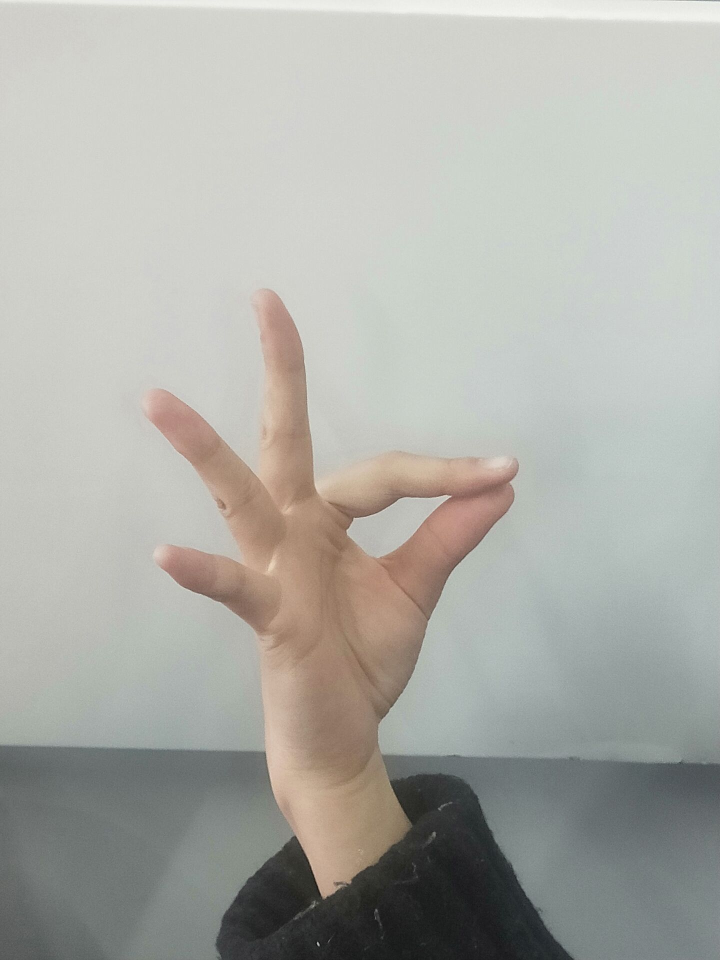
#> input picture gestures/f_template.jpg, 1440 x 1920 px, found by its file name (shown at 1/2 size)
$ python initialization_run.py
#> lines starting #> are read from the running program, lines starting #| are printed output that depends on the picture; after the words box and inside, x2 and y2 are one past the last pixel; in counts of white or black regions, pixels touching at a corner belong together
### image.py
# -*- coding: utf-8 -*-
__verson__ = 2.0
__copyright__ = "Yinru Ye(320180940480), Wanfeng Zhu(320180940691),"
"Qiyuan Zhang(320180940541), Haoqiu Yan(320180940440) Copyright 2019"

import numpy as np
import cv2


class Image(object):
    def __init__(self, image_path):
#> called with image_path = 'gestures\\f_template.jpg'
        self.image_path = image_path
        self.row = cv2.imread(self.image_path).shape[0]
#> self.row = 1920
        self.col = cv2.imread(self.image_path).shape[1]
#> self.col = 1440
#> call 2 of __init__, with image_path = 'gestures\\l_template.jpg'
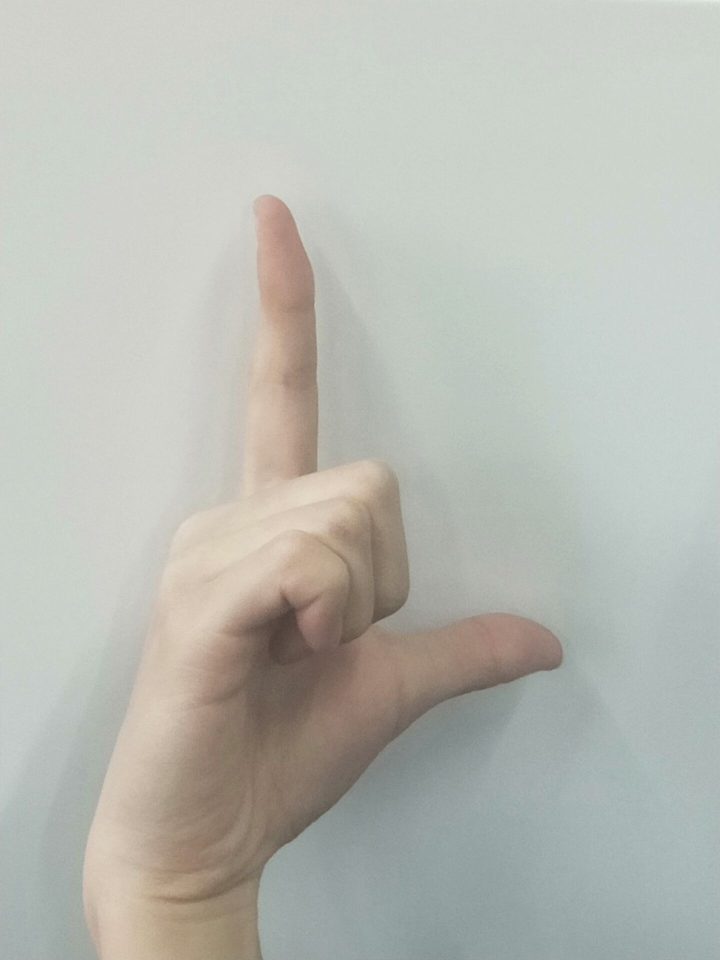
#> input picture gestures/l_template.jpg, 1440 x 1920 px, found by its file name (shown at 1/2 size)
        self.image_skin_path = ''
        self.hash_str = ''

    @property
    def gray_read(self):
        return cv2.imread(self.image_path, cv2.IMREAD_GRAYSCALE)

    @property
    def color_read(self):
        return cv2.imread(self.image_path, cv2.IMREAD_COLOR)
#> returned value is the input picture: shape (1920, 1440, 3); mean B, G, R 167.8, 173.7, 173.3

    @property
    def unchanged_read(self):
        return cv2.imread(self.image_path, cv2.IMREAD_UNCHANGED)

    # [28 lines left out: functions skin_recognition, hash, not called in this run]


class Template(Image):
    def cr_otsu(self, image_name):
        img = self.color_read
        ycrcb = cv2.cvtColor(img, cv2.COLOR_BGR2YCR_CB)
#> ycrcb: shape (1920, 1440, 3); mean of channels 0, 1, 2 172.9, 128.3, 125.1
        (y, cr, cb) = cv2.split(ycrcb)
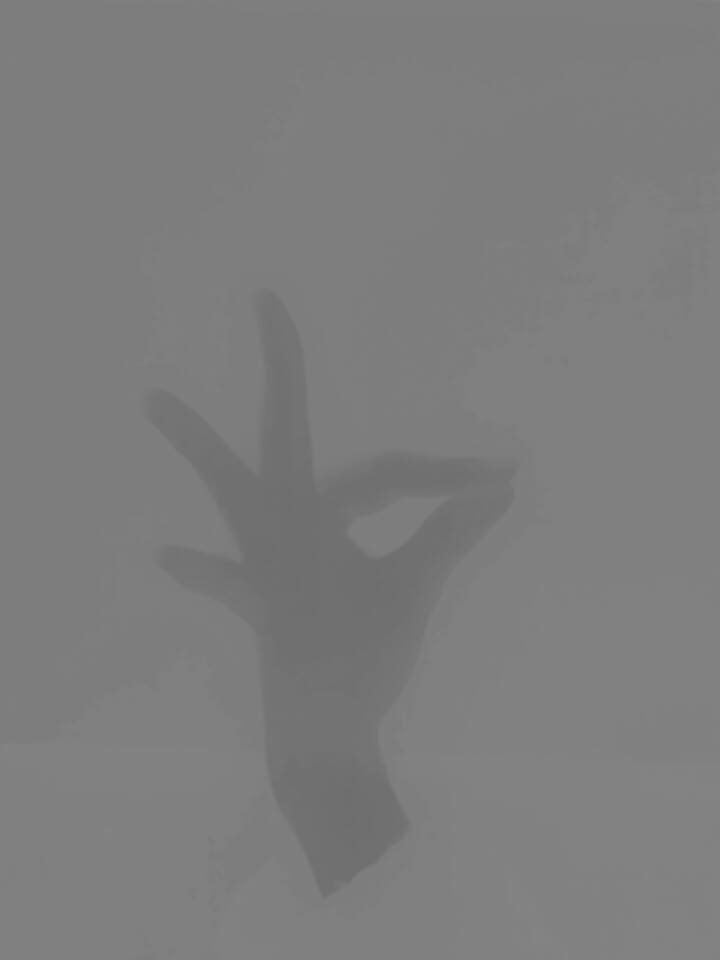
#> cb: shape (1920, 1440) (shown at 1/2 size); min 108, max 131, mean 125.1
        cr1 = cv2.GaussianBlur(cr, (5, 5), 0)
        _, skin = cv2.threshold(cr1, 0, 255, cv2.THRESH_BINARY + cv2.THRESH_OTSU)
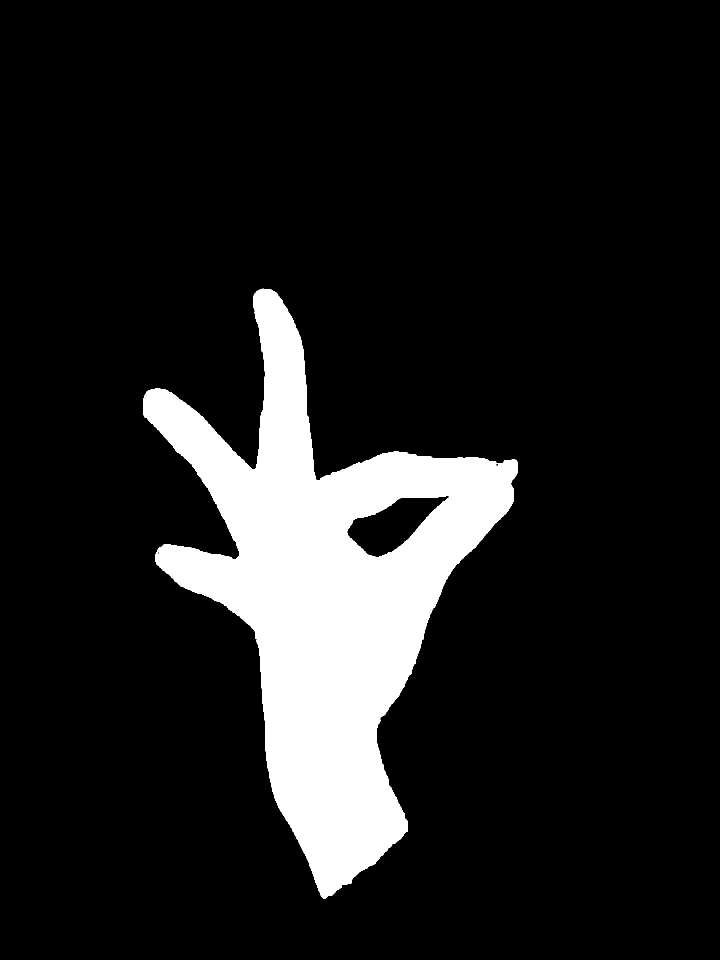
#> skin: shape (1920, 1440) (shown at 1/2 size); 12.1% white; 1 white region, box (x1, y1, x2, y2) and area: (287, 577, 1036, 1798) 333799
        dst = cv2.bitwise_and(img, img, mask=skin)
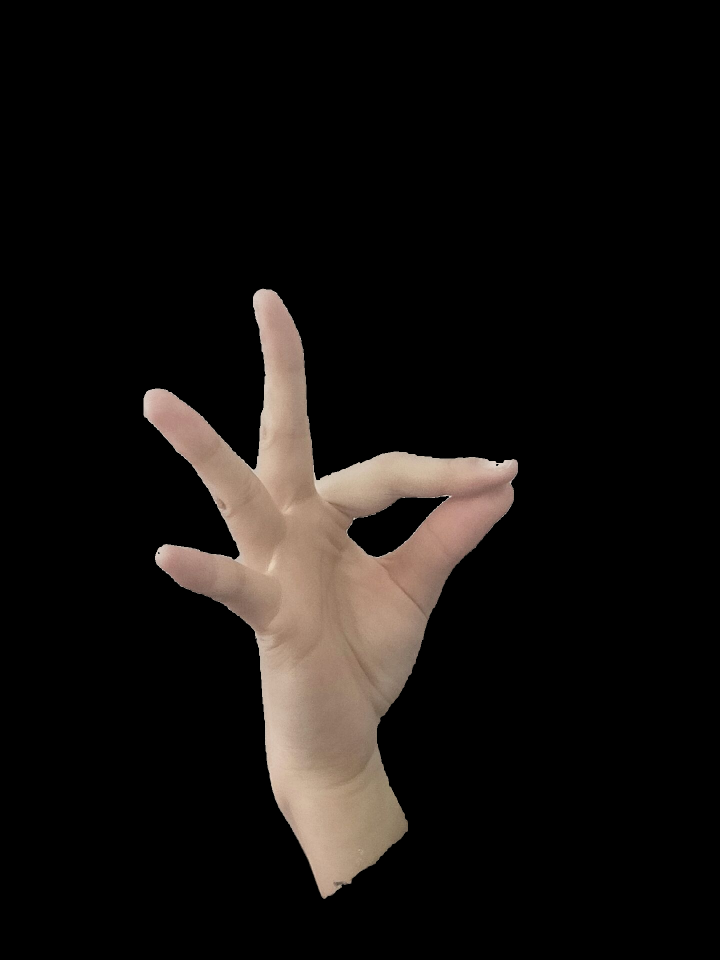
#> dst: shape (1920, 1440, 3) (shown at 1/2 size); mean B, G, R 15.2, 17.4, 20.9
        save_location = r'templates\{}.jpg'.format(image_name)
        cv2.imwrite(save_location, dst)
        print("Template has been saved in ", save_location)
        return save_location

    def descriptor(self):
        image = self.gray_read
        sift = cv2.xfeatures2d.SIFT_create()
        key_points, descriptors = sift.detectAndCompute(image, None)
#> key_points = 695 keypoints; strongest (x, y, size): (900, 993, 2.6), (678, 1677, 124.8), (653, 1775, 25), (708, 1036, 2.2)
        # Set file name and save feature data to npy file
        descriptor_file = self.image_path.replace(self.image_path.split('.')[-1], "npy")
        np.save(descriptor_file, descriptors)
        print("Descriptors of the template has been saved in", descriptor_file)

    def creator(self, image_name):
        # Building templates (generating pictures and feature files after skin color extraction)
        self.cr_otsu(image_name)
        self.descriptor()


class Target(Image):
    # [17 lines left out: functions descriptor, skin_recognition, not called in this run]

# [3 lines that do not run on import are left out]

### initialization_run.py
# -*- coding: utf-8 -*-
__verson__ = 2.0
__copyright__ = "Yinru Ye(320180940480), Wanfeng Zhu(320180940691),"
"Qiyuan Zhang(320180940541), Haoqiu Yan(320180940440) Copyright 2019"

import image


# initialization
if __name__ == '__main__':
    f_template = image.Template(r'gestures\f_template.jpg')
    l_template = image.Template(r'gestures\l_template.jpg')
    f_template.creator('f_template')
    l_template.creator('l_template')
#> call 2 of cr_otsu, with image_name = 'l_template'
#> in color_read, returned value is the input picture: shape (1920, 1440, 3); mean B, G, R 179.1, 186.3, 184.5
#> in cr_otsu (call 2), `ycrcb = cv2.cvtColor(img, cv2.COLOR_BGR2YCR_CB)`: ycrcb: shape (1920, 1440, 3); mean of channels 0, 1, 2 184.9, 127.7, 124.6
#> in cr_otsu (call 2), `_, skin = cv2.threshold(cr1, 0, 255, cv2.THRESH_BINARY + cv2.THRESH_OT..`:
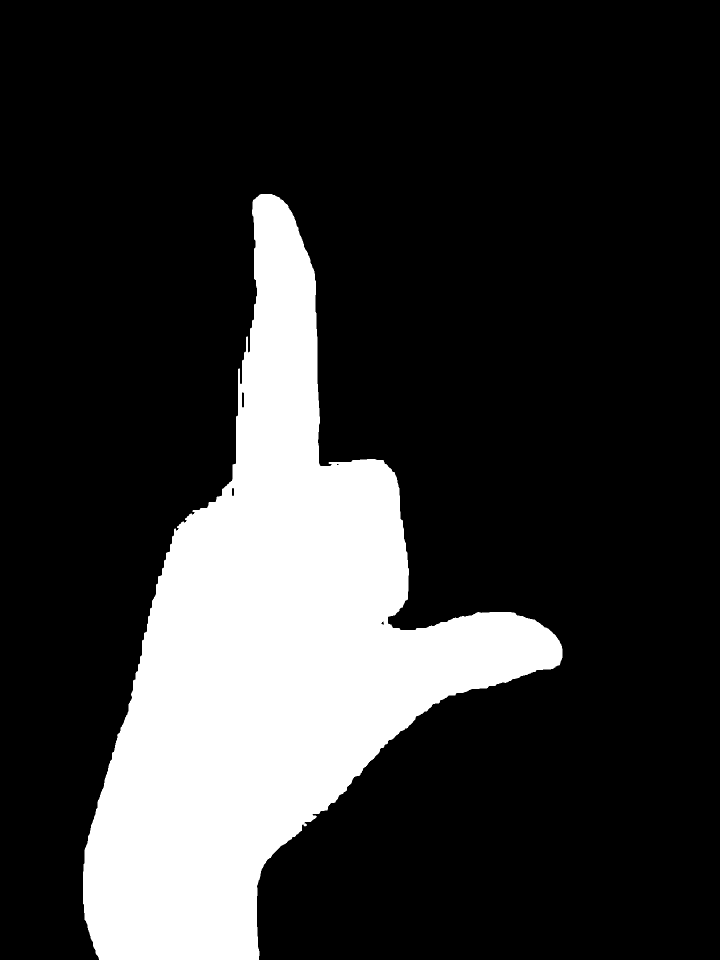
#> skin: shape (1920, 1440) (shown at 1/2 size); 20.3% white; 1 white region, box (x1, y1, x2, y2) and area: (166, 388, 1125, 1920) 560748
#> in cr_otsu (call 2), `dst = cv2.bitwise_and(img, img, mask=skin)`:
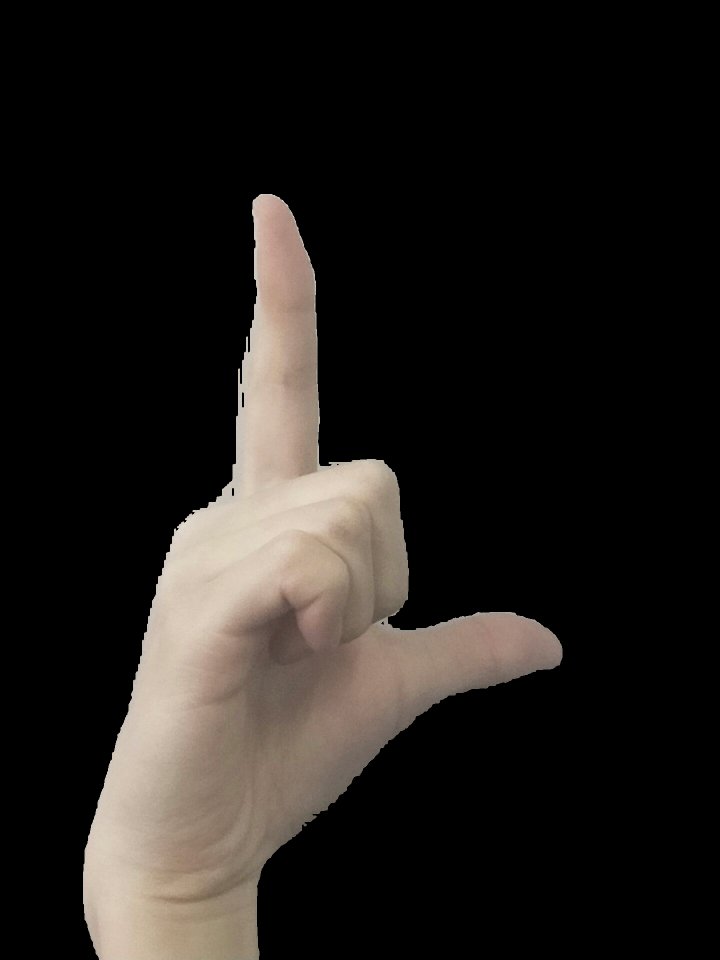
#> dst: shape (1920, 1440, 3) (shown at 1/2 size); mean B, G, R 27.3, 30.5, 34.2
#> in descriptor (call 2), `key_points, descriptors = sift.detectAndCompute(image, None)`: key_points = 43 keypoints; strongest (x, y, size): (562, 1311, 162.2), (630, 1391, 341.2), (612, 926, 36.9), (540, 1077, 156.6)
